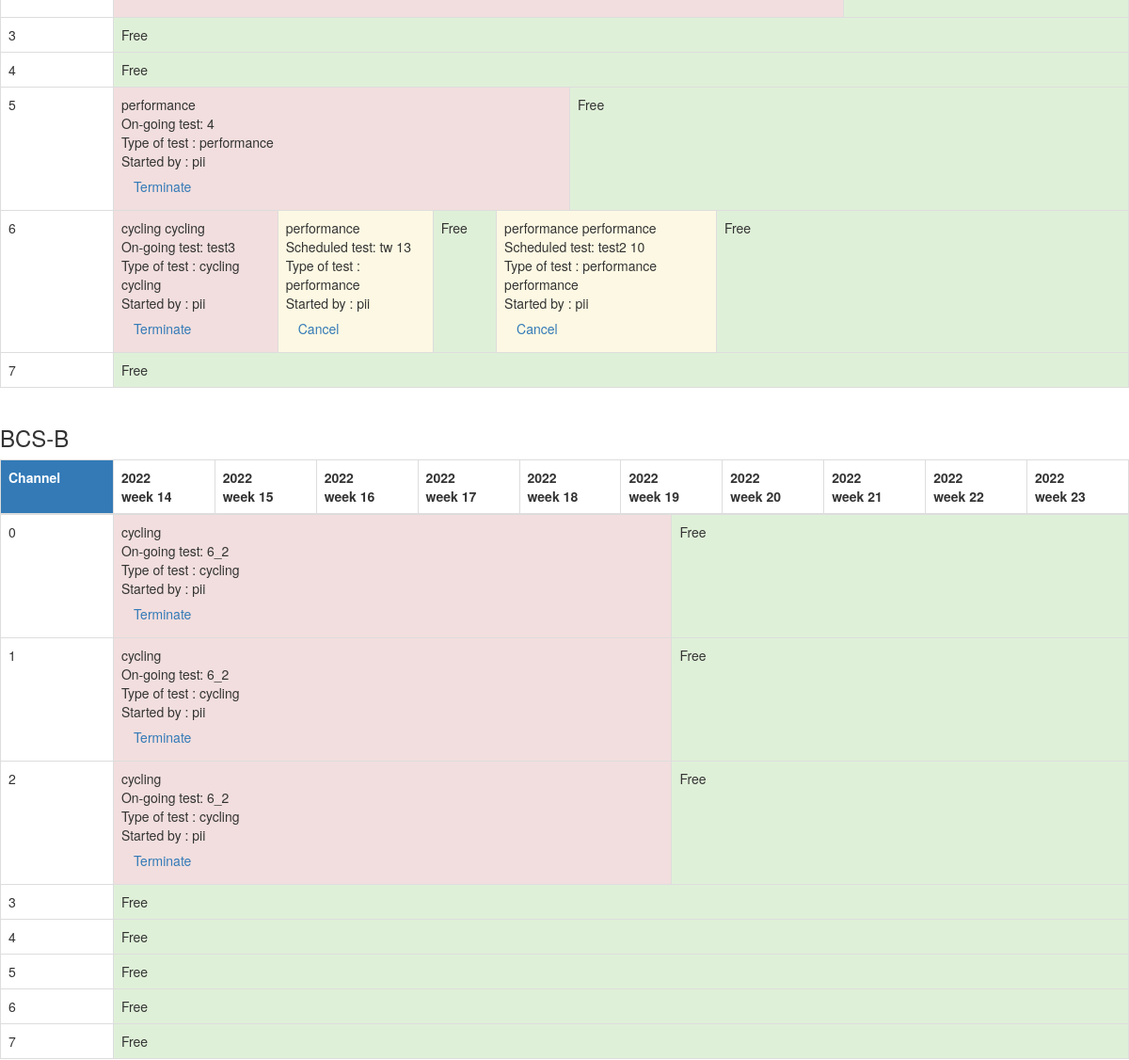
The app's page /schedule (signed in, middle part), older data.
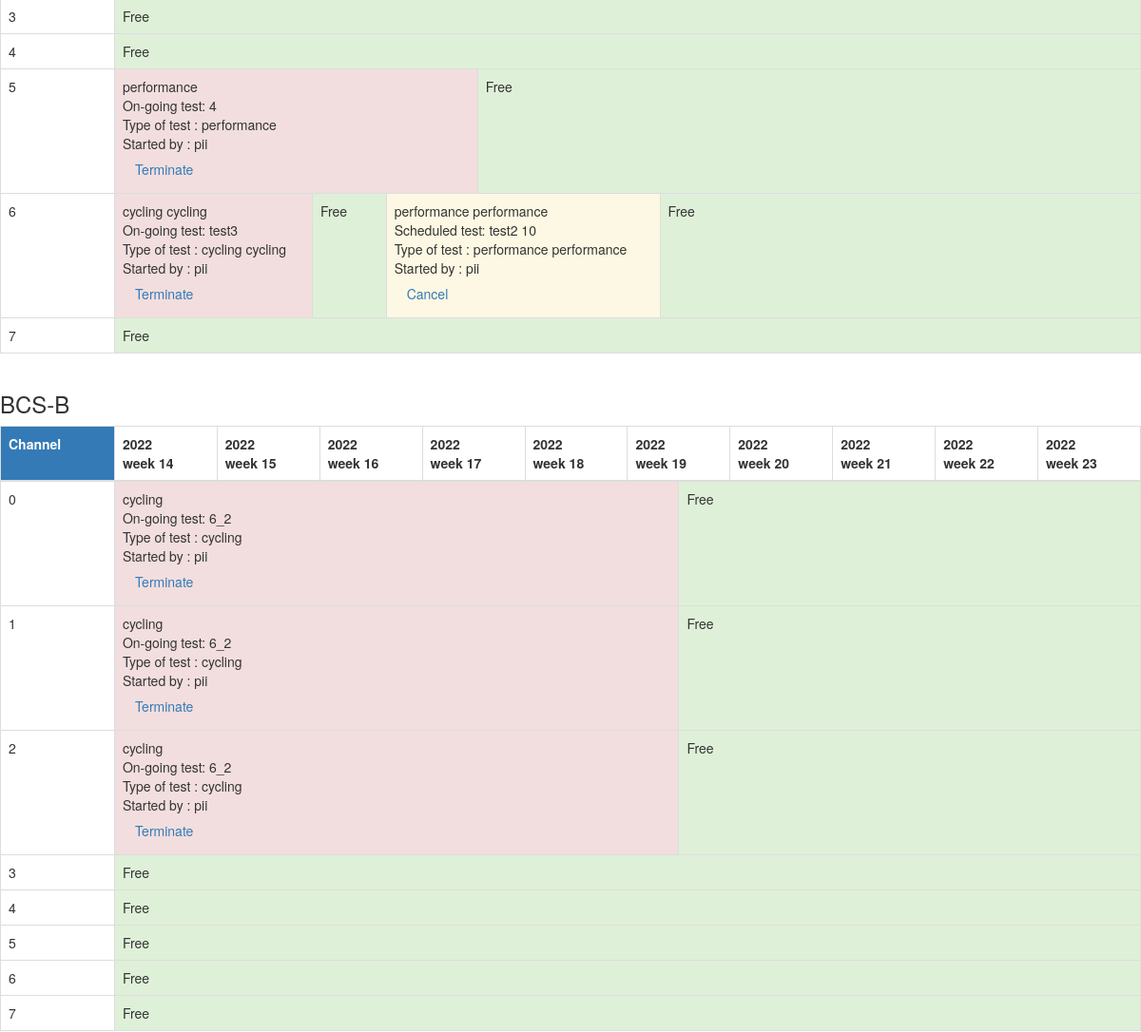
The same page, newer data.
### app/models.py (models this page shows, shortened)
class Device(db.Model):
    __tablename__   = 'device'
    id              = db.Column(db.Integer,primary_key=True)
    name            = db.Column(db.String(64),index=True,unique=True)
    number_channels = db.Column(db.Integer)
    company         = db.Column(db.String(64))
    datasheet_link  = db.Column(db.String(64))
    details         = db.Column(db.String(64))
    type            = db.relationship("Device_type", secondary=device_type_identifier,overlaps="type")
    channel_id      = db.relationship('Channel', backref='device_channel',lazy='dynamic',foreign_keys="Channel.device_id")

class Test_type(db.Model):
    __tablename__ = 'test_type'
    id            = db.Column(db.Integer,primary_key=True)
    name          = db.Column(db.String(64),index=True)
    type1_id      = db.relationship('Test', backref='test_type1',lazy='dynamic',foreign_keys="Test.type_1")
    type2_id      = db.relationship('Test', backref='test_type2',lazy='dynamic',foreign_keys="Test.type_2")

class User(UserMixin, db.Model):
    __tablename__  = 'user'
    id             =  db.Column(db.Integer,primary_key=True)
    username       = db.Column(db.String(64),index=True,unique=True)
    password_hash  = db.Column(db.String(64))
    test_id      = db.relationship('Test', backref='user',lazy='dynamic',foreign_keys="Test.user_id")

class Test(db.Model):
    __tablename__ = 'test'
    id            = db.Column(db.Integer,primary_key=True)
    name          = db.Column(db.String(64))
    description   = db.Column(db.String(512))
    start         = db.Column(db.DateTime(timezone=True))
    end           = db.Column(db.DateTime(timezone=True))
    temp          = db.Column(db.Float)
    active        = db.Column(db.Boolean)
    user_id       = db.Column(db.Integer, db.ForeignKey('user.id'))
    campaign_id   = db.Column(db.Integer, db.ForeignKey('campaign.id'))
    type_2        = db.Column(db.Integer, db.ForeignKey('test_type.id'))
    type_1        = db.Column(db.Integer, db.ForeignKey('test_type.id'))
    devices       = db.relationship("Device", secondary=device_enaged_identifier)
    singleTests   = db.relationship('SingleTest', backref='batch_list',lazy='dynamic',foreign_keys="SingleTest.test_id")

### app/routes.py (the view)
@app.route('/schedule', methods=['GET'])
@login_required
def bookig_get():
    current_year, current_week = datetime.today().isocalendar()[:2]
    length =10
    max_week     = current_week + length
    schedules = []
    for device in Device.query.all():
        device_ ={'name':device.name, 'channels':[], 'len': 1}
        for channel in Channel.query.filter_by(device_id=device.id).all():
            schedule = [ {'booked':False, 'len':1} for _ in range(length*7+1)]
            device_['channels'].append(schedule)
        schedules.append(device_)
    today = datetime.today().replace(hour=0, minute=0, second=0, microsecond=0)
    tests = Test.query.filter(Test.end >= today).all()
    for test in tests:
        user  = User.query.filter_by(id=test.user_id).first().username
        type1 = Test_type.query.filter_by(id=test.type_1).first()
        type2 = Test_type.query.filter_by(id=test.type_2).first()
        start = test.start if test.start > today else today
        end = test.end if test.end <today+timedelta(weeks=length) else today+timedelta(weeks=length)
        xstart = (start-today).days
        xend   = (end-today).days
        for device in test.devices:
            for x in range(xstart, xend+1):
                cell = schedules[next((i for i, dev in enumerate(schedules) if dev['name']==device.name),None)]['channels'][0][x]
                cell['booked']=True
                cell['test']=test.id
                cell['name']=test.name
                cell['user']=user
                cell['type']=type1.name + " "+ type2.name if type2 != None else type1.name
        for single in SingleTest.query.filter_by(test_id=test.id).all():
            channel = Channel.query.filter_by(id=single.channel_id).first()
            device = Device.query.filter_by(id=channel.device_id).first()
            for x in range(xstart, xend+1):
                channel = Channel.query.filter_by(id=single.channel_id).first()
                device  = Device.query.filter_by(id=channel.device_id).first()
                for x in range(xstart, xend+1):
                    cell = schedules[next((i for i, dev in enumerate(schedules) if dev['name']==device.name),None)]['channels'][channel.chan_number][x]
                    cell['booked']=True
                    cell['test']=test.id
                    cell['name']=test.name
                    cell['user']=user
                    cell['type']=type1.name + " "+ type2.name if type2 != None else type1.name
    for device in schedules:
        for planning in device['channels']:
            print(device['name'])
            for i in range( len(planning)-1,0,-1):
                if planning[i]['booked'] ==planning[i-1]['booked'] and planning[i]['booked']==False:
                    planning[i-1]['len']+= planning[i]['len']
                    del planning[i]
                elif planning[i]['booked']==True:
                    try:
                        if planning[i]['test']==planning[i-1]['test']:
                            planning[i-1]['len']+= planning[i]['len']
                            del planning[i]
                    except Exception as e:
                        print(e)
    return render_template('devices_management.html', data = schedules,current_week=current_week, max_week=max_week,current_year=current_year)

### app/models.py (called while the page is built)
@login.user_loader
def load_user(id):
    return(User.query.get(int(id)))

### app/routes.py (called while the page is built)
@app.context_processor
def inject_enumerate():
    return dict(enumerate=enumerate)

@app.context_processor
def inject_str():
    return dict(str=str)

@app.context_processor
def inject_urlencode():
    return dict(urlencode=urlencode)

@app.context_processor
def inject_floor():
    return dict(floor=floor)

### app/templates/devices_management.html (shortened to what this page needs)
{% extends "base.html" %}
{% import 'bootstrap/wtf.html' as wtf %}
{% block main %}
  <div class="row container-fluid mt-3">
    <div class="col-10">
      {% for device in data %}
      <h3>{{ device['name'] }}</h3>
      <div class="table-responsive">
        <table class="table table-hover table-bordered">
          <thread>
            <tr>
              <th class="bg-primary" style="width: 10%"> Channel </th>
              {% for i in range (current_week, max_week) %}
              <th colspan="7">{{current_year+ floor(i/52) }} </br>week {{ i%52 }}</th>
              {% endfor %}
            </tr>
          </thread>
          <tbody>
            {% for c, channel in enumerate(device['channels']) %}
            <tr class="accordion-toggle" >
              <td class="bg-light" data-toggle="collapse" data-target="#collapse{{device['name']+'_'+str(c)+'_'+str(s)}}">{{ c }}</td>
              {% for s, schedule in enumerate(channel) %}
                {% if schedule['booked'] == False %}
                <td class="bg-success" colspan="{{ schedule['len'] }}" onclick= "window.location.href='{{ url_for( 'book_device' ,data = urlencode({ 'device':device['name'], 'channel':c })) }}';" style="cursor: pointer;" > Free  </td>
                {% elif s == 0%}
                <td class="bg-danger" colspan="{{ schedule['len'] }}" data-toggle="collapse" data-target="#{{device['name']+'_'+str(c)+'_'+str(s)}}" style="cursor: pointer;"> {{ schedule['type'] }}
                  <div id="{{device['name']+'_'+str(c)+'_'+str(s)}}" class="collapse in">
                    On-going test:  {{ schedule['name'] }}</br>
                    Type of test : {{ schedule['type'] }}</br>
                    Started by : {{ schedule['user'] }}</br>
                    <a class="btn btn-secondary" href="{{ url_for( 'endMesure_get' ,data = urlencode({ 'device':device['name'], 'channel':c, 'test':schedule['test'] }) ) }}" class="text-dark">Terminate</a>
                  </div>
                </td>
                {% else %}
                <td class="bg-warning" colspan="{{ schedule['len'] }}" data-toggle="collapse" data-target="#{{device['name']+'_'+str(c)+'_'+str(s)}}" style="cursor: pointer;"> {{ schedule['type'] }}
                  <div id="{{device['name']+'_'+str(c)+'_'+str(s)}}" class="collapse in">
                    Scheduled test:  {{ schedule['name'] }}
                    {{ schedule['test'] }}</br>
                    Type of test : {{ schedule['type'] }}</br>
                    Started by : {{ schedule['user'] }}</br>
                    <a class="btn btn-secondary" href="{{ url_for( 'cancel' ,data = urlencode({ 'device':device['name'], 'channel':c, 'test':schedule['test'] }) ) }}" class="text-dark">Cancel</a>
                  </div>
                </td>
                {% endif %}
              {% endfor %}
            </tr>
            {% endfor %}
          </tbody>
        </table>
      </div>
      {% endfor %}
      </div>
  </div>
{% endblock %}

### app/templates/base.html (shortened to what this page needs)
{% extends 'bootstrap/base.html' %}
{% block head %}
  {{ super() }}
  <link rel="stylesheet" type="text/css" href="{{url_for('static',filename='styles/Batt_base.css') }}">
{% endblock %}
{% block content %}
  {% block main %}
  {% endblock %}
{% endblock %}

Row changes from the older to the newer data that the page shows:
removed Test: name "tw"
Text that changed along with them:
list line gone: "performance performance"
list line gone: "Scheduled test: 13 Type of test : Started by : Cancel"
list line gone: "pii"
